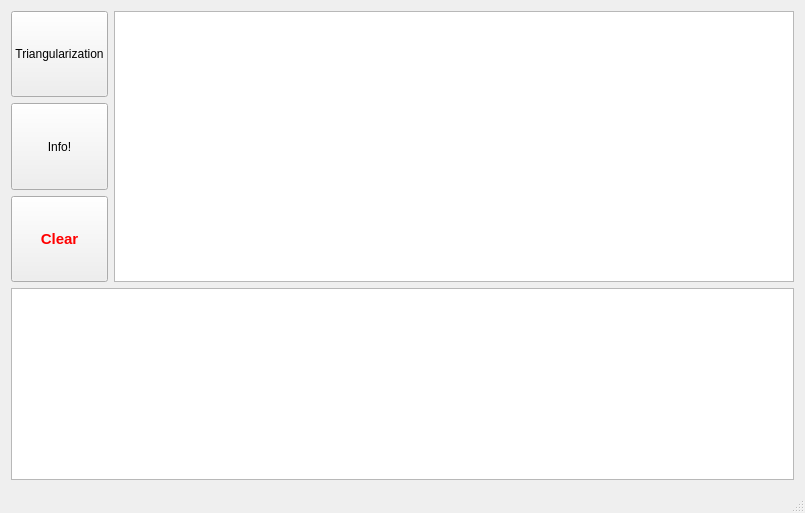
<?xml version="1.0" encoding="UTF-8"?>
<ui version="4.0">
 <class>MainWindow</class>
 <widget class="QMainWindow" name="MainWindow">
  <property name="geometry">
   <rect>
    <x>0</x>
    <y>0</y>
    <width>805</width>
    <height>513</height>
   </rect>
  </property>
  <property name="windowTitle">
   <string>MainWindow</string>
  </property>
  <widget class="QWidget" name="centralWidget">
   <layout class="QVBoxLayout" name="verticalLayout_3">
    <item>
     <layout class="QVBoxLayout" name="verticalLayout_2">
      <item>
       <layout class="QHBoxLayout" name="horizontalLayout">
        <item>
         <layout class="QVBoxLayout" name="verticalLayout">
          <item>
           <widget class="QPushButton" name="afisare">
            <property name="sizePolicy">
             <sizepolicy hsizetype="Fixed" vsizetype="Preferred">
              <horstretch>0</horstretch>
              <verstretch>0</verstretch>
             </sizepolicy>
            </property>
            <property name="text">
             <string>Triangularization</string>
            </property>
            <property name="checkable">
             <bool>true</bool>
            </property>
            <property name="checked">
             <bool>false</bool>
            </property>
           </widget>
          </item>
          <item>
           <widget class="QPushButton" name="info">
            <property name="sizePolicy">
             <sizepolicy hsizetype="Minimum" vsizetype="Preferred">
              <horstretch>0</horstretch>
              <verstretch>0</verstretch>
             </sizepolicy>
            </property>
            <property name="text">
             <string>Info!</string>
            </property>
           </widget>
          </item>
          <item>
           <widget class="QPushButton" name="clear">
            <property name="sizePolicy">
             <sizepolicy hsizetype="Minimum" vsizetype="Preferred">
              <horstretch>0</horstretch>
              <verstretch>0</verstretch>
             </sizepolicy>
            </property>
            <property name="font">
             <font>
              <pointsize>11</pointsize>
              <weight>75</weight>
              <bold>true</bold>
             </font>
            </property>
            <property name="autoFillBackground">
             <bool>true</bool>
            </property>
            <property name="styleSheet">
             <string notr="true">color: red;font-weight:bold;</string>
            </property>
            <property name="text">
             <string>Clear</string>
            </property>
           </widget>
          </item>
         </layout>
        </item>
        <item>
         <widget class="QGraphicsView" name="graphicsView">
          <property name="sizePolicy">
           <sizepolicy hsizetype="Expanding" vsizetype="Expanding">
            <horstretch>0</horstretch>
            <verstretch>0</verstretch>
           </sizepolicy>
          </property>
         </widget>
        </item>
       </layout>
      </item>
      <item>
       <widget class="QTextBrowser" name="textBrowser">
        <property name="enabled">
         <bool>true</bool>
        </property>
        <property name="sizePolicy">
         <sizepolicy hsizetype="Expanding" vsizetype="Preferred">
          <horstretch>0</horstretch>
          <verstretch>0</verstretch>
         </sizepolicy>
        </property>
        <property name="html">
         <string>&lt;!DOCTYPE HTML PUBLIC &quot;-//W3C//DTD HTML 4.0//EN&quot; &quot;http://www.w3.org/TR/REC-html40/strict.dtd&quot;&gt;
&lt;html&gt;&lt;head&gt;&lt;meta name=&quot;qrichtext&quot; content=&quot;1&quot; /&gt;&lt;style type=&quot;text/css&quot;&gt;
p, li { white-space: pre-wrap; }
&lt;/style&gt;&lt;/head&gt;&lt;body style=&quot; font-family:'Sans Serif'; font-size:9pt; font-weight:400; font-style:normal;&quot;&gt;
&lt;p style=&quot;-qt-paragraph-type:empty; margin-top:0px; margin-bottom:0px; margin-left:0px; margin-right:0px; -qt-block-indent:0; text-indent:0px;&quot;&gt;&lt;br /&gt;&lt;/p&gt;&lt;/body&gt;&lt;/html&gt;</string>
        </property>
       </widget>
      </item>
     </layout>
    </item>
   </layout>
  </widget>
  <widget class="QMenuBar" name="menuBar">
   <property name="geometry">
    <rect>
     <x>0</x>
     <y>0</y>
     <width>805</width>
     <height>15</height>
    </rect>
   </property>
  </widget>
  <widget class="QStatusBar" name="statusBar"/>
 </widget>
 <layoutdefault spacing="6" margin="11"/>
 <tabstops>
  <tabstop>afisare</tabstop>
  <tabstop>info</tabstop>
  <tabstop>clear</tabstop>
  <tabstop>textBrowser</tabstop>
  <tabstop>graphicsView</tabstop>
 </tabstops>
 <resources/>
 <connections/>
</ui>
